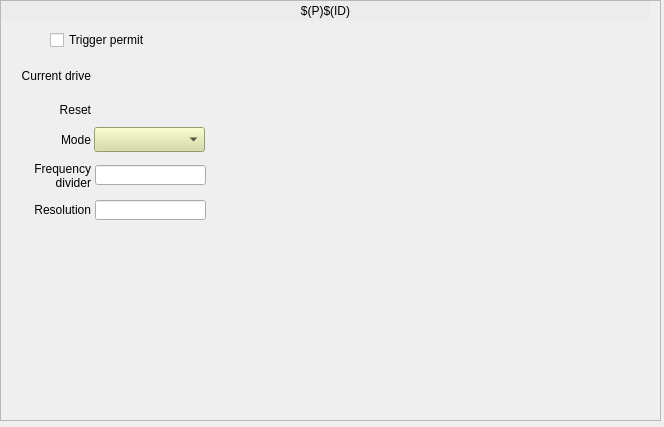
<?xml version="1.0" encoding="UTF-8"?>
<ui version="4.0">
 <class>Form</class>
 <widget class="QWidget" name="Form">
  <property name="geometry">
   <rect>
    <x>0</x>
    <y>0</y>
    <width>664</width>
    <height>427</height>
   </rect>
  </property>
  <property name="windowTitle">
   <string>Form</string>
  </property>
  <widget class="QFrame" name="frame">
   <property name="geometry">
    <rect>
     <x>0</x>
     <y>0</y>
     <width>661</width>
     <height>421</height>
    </rect>
   </property>
   <property name="frameShape">
    <enum>QFrame::StyledPanel</enum>
   </property>
   <property name="frameShadow">
    <enum>QFrame::Raised</enum>
   </property>
   <widget class="caLabel" name="calabel">
    <property name="geometry">
     <rect>
      <x>1</x>
      <y>1</y>
      <width>649</width>
      <height>20</height>
     </rect>
    </property>
    <property name="sizePolicy">
     <sizepolicy hsizetype="Preferred" vsizetype="Fixed">
      <horstretch>0</horstretch>
      <verstretch>0</verstretch>
     </sizepolicy>
    </property>
    <property name="minimumSize">
     <size>
      <width>0</width>
      <height>20</height>
     </size>
    </property>
    <property name="maximumSize">
     <size>
      <width>16777215</width>
      <height>20</height>
     </size>
    </property>
    <property name="styleSheet">
     <string notr="true">background-color: rgb(236, 236, 236, 255);</string>
    </property>
    <property name="text">
     <string>$(P)$(ID)</string>
    </property>
    <property name="alignment">
     <set>Qt::AlignCenter</set>
    </property>
   </widget>
   <widget class="caInclude" name="cainclude_pattern">
    <property name="geometry">
     <rect>
      <x>215</x>
      <y>30</y>
      <width>432</width>
      <height>381</height>
     </rect>
    </property>
    <property name="macro">
     <string notr="true">ID=$(ID), P=$(P), SYS=$(SYS),DEVICE=$(DEVICE)</string>
    </property>
    <property name="filename" stdset="0">
     <string notr="true">G_EVR_out_cml-mode-pattern_40.ui</string>
    </property>
    <property name="visibility">
     <enum>caInclude::Calc</enum>
    </property>
    <property name="visibilityCalc">
     <string notr="true">A=0</string>
    </property>
    <property name="channel" stdset="0">
     <string notr="true">$(SYS)-$(DEVICE):$(P)$(ID)-Mode-Sel</string>
    </property>
   </widget>
   <widget class="QLabel" name="label_2">
    <property name="geometry">
     <rect>
      <x>10</x>
      <y>100</y>
      <width>81</width>
      <height>20</height>
     </rect>
    </property>
    <property name="text">
     <string>Reset</string>
    </property>
    <property name="alignment">
     <set>Qt::AlignRight|Qt::AlignTrailing|Qt::AlignVCenter</set>
    </property>
   </widget>
   <widget class="caLineEdit" name="calineedit_6">
    <property name="geometry">
     <rect>
      <x>95</x>
      <y>200</y>
      <width>111</width>
      <height>20</height>
     </rect>
    </property>
    <property name="channel" stdset="0">
     <string notr="true">$(SYS)-$(DEVICE):$(P)$(ID)-Res-I</string>
    </property>
    <property name="unitsEnabled">
     <bool>true</bool>
    </property>
   </widget>
   <widget class="QLabel" name="label_4">
    <property name="geometry">
     <rect>
      <x>10</x>
      <y>160</y>
      <width>81</width>
      <height>31</height>
     </rect>
    </property>
    <property name="text">
     <string>Frequency divider</string>
    </property>
    <property name="alignment">
     <set>Qt::AlignRight|Qt::AlignTrailing|Qt::AlignVCenter</set>
    </property>
    <property name="wordWrap">
     <bool>true</bool>
    </property>
   </widget>
   <widget class="caInclude" name="cainclude_waveform">
    <property name="geometry">
     <rect>
      <x>215</x>
      <y>30</y>
      <width>371</width>
      <height>162</height>
     </rect>
    </property>
    <property name="macro">
     <string notr="true">ID=$(ID), P=$(P), SYS=$(SYS),DEVICE=$(DEVICE)</string>
    </property>
    <property name="filename" stdset="0">
     <string notr="true">G_EVR_out_cml-mode-waveform.ui</string>
    </property>
    <property name="visibility">
     <enum>caInclude::Calc</enum>
    </property>
    <property name="visibilityCalc">
     <string notr="true">A=2</string>
    </property>
    <property name="channel" stdset="0">
     <string notr="true">$(SYS)-$(DEVICE):$(P)$(ID)-Mode-Sel</string>
    </property>
   </widget>
   <widget class="caToggleButton" name="catogglebutton">
    <property name="geometry">
     <rect>
      <x>50</x>
      <y>30</y>
      <width>121</width>
      <height>20</height>
     </rect>
    </property>
    <property name="text">
     <string>Trigger permit</string>
    </property>
    <property name="channel" stdset="0">
     <string notr="true">$(SYS)-$(DEVICE):$(P)$(ID)-Ena-Sel</string>
    </property>
   </widget>
   <widget class="caMenu" name="camenu">
    <property name="geometry">
     <rect>
      <x>94</x>
      <y>127</y>
      <width>111</width>
      <height>25</height>
     </rect>
    </property>
    <property name="styleSheet">
     <string notr="true">background-color: rgb(212, 219, 157);</string>
    </property>
    <property name="channel" stdset="0">
     <string notr="true">$(SYS)-$(DEVICE):$(P)$(ID)-Mode-Sel</string>
    </property>
   </widget>
   <widget class="caLed" name="caled">
    <property name="geometry">
     <rect>
      <x>20</x>
      <y>30</y>
      <width>20</width>
      <height>20</height>
     </rect>
    </property>
    <property name="channel" stdset="0">
     <string notr="true">$(SYS)-$(DEVICE):$(P)$(ID)-Ena-Sel</string>
    </property>
    <property name="falseColor">
     <color>
      <red>200</red>
      <green>200</green>
      <blue>200</blue>
     </color>
    </property>
    <property name="trueColor">
     <color>
      <red>0</red>
      <green>205</green>
      <blue>0</blue>
     </color>
    </property>
    <property name="undefinedColor">
     <color>
      <red>255</red>
      <green>255</green>
      <blue>255</blue>
     </color>
    </property>
   </widget>
   <widget class="caChoice" name="cachoice_2">
    <property name="geometry">
     <rect>
      <x>95</x>
      <y>100</y>
      <width>111</width>
      <height>20</height>
     </rect>
    </property>
    <property name="channel" stdset="0">
     <string notr="true">$(SYS)-$(DEVICE):$(P)$(ID)-Rst-Sel</string>
    </property>
    <property name="background">
     <color>
      <red>212</red>
      <green>219</green>
      <blue>157</blue>
     </color>
    </property>
    <property name="bordercolor">
     <color>
      <red>0</red>
      <green>0</green>
      <blue>0</blue>
     </color>
    </property>
    <property name="colorMode">
     <enum>caChoice::Static</enum>
    </property>
    <property name="stackingMode" stdset="0">
     <enum>caChoice::Column</enum>
    </property>
    <property name="endBit">
     <number>1</number>
    </property>
   </widget>
   <widget class="QLabel" name="label_3">
    <property name="geometry">
     <rect>
      <x>10</x>
      <y>130</y>
      <width>81</width>
      <height>20</height>
     </rect>
    </property>
    <property name="text">
     <string>Mode</string>
    </property>
    <property name="alignment">
     <set>Qt::AlignRight|Qt::AlignTrailing|Qt::AlignVCenter</set>
    </property>
   </widget>
   <widget class="caChoice" name="cachoice">
    <property name="geometry">
     <rect>
      <x>95</x>
      <y>65</y>
      <width>111</width>
      <height>20</height>
     </rect>
    </property>
    <property name="channel" stdset="0">
     <string notr="true">$(SYS)-$(DEVICE):$(P)$(ID)-Pwr-Sel</string>
    </property>
    <property name="background">
     <color>
      <red>212</red>
      <green>219</green>
      <blue>157</blue>
     </color>
    </property>
    <property name="bordercolor">
     <color>
      <red>0</red>
      <green>0</green>
      <blue>0</blue>
     </color>
    </property>
    <property name="colorMode">
     <enum>caChoice::Static</enum>
    </property>
    <property name="stackingMode" stdset="0">
     <enum>caChoice::Column</enum>
    </property>
    <property name="endBit">
     <number>1</number>
    </property>
   </widget>
   <widget class="caLineEdit" name="calineedit_5">
    <property name="geometry">
     <rect>
      <x>95</x>
      <y>165</y>
      <width>111</width>
      <height>20</height>
     </rect>
    </property>
    <property name="channel" stdset="0">
     <string notr="true">$(SYS)-$(DEVICE):$(P)$(ID)-Mult-I</string>
    </property>
    <property name="unitsEnabled">
     <bool>false</bool>
    </property>
   </widget>
   <widget class="QLabel" name="label_14">
    <property name="geometry">
     <rect>
      <x>10</x>
      <y>200</y>
      <width>81</width>
      <height>20</height>
     </rect>
    </property>
    <property name="text">
     <string>Resolution</string>
    </property>
    <property name="alignment">
     <set>Qt::AlignRight|Qt::AlignTrailing|Qt::AlignVCenter</set>
    </property>
   </widget>
   <widget class="QLabel" name="label">
    <property name="geometry">
     <rect>
      <x>10</x>
      <y>60</y>
      <width>81</width>
      <height>31</height>
     </rect>
    </property>
    <property name="text">
     <string>Current drive</string>
    </property>
    <property name="alignment">
     <set>Qt::AlignRight|Qt::AlignTrailing|Qt::AlignVCenter</set>
    </property>
    <property name="wordWrap">
     <bool>true</bool>
    </property>
   </widget>
   <widget class="caInclude" name="cainclude_freq">
    <property name="geometry">
     <rect>
      <x>215</x>
      <y>30</y>
      <width>362</width>
      <height>162</height>
     </rect>
    </property>
    <property name="macro">
     <string notr="true">ID=$(ID), P=$(P), SYS=$(SYS),DEVICE=$(DEVICE)</string>
    </property>
    <property name="filename" stdset="0">
     <string notr="true">G_EVR_out_cml-mode-freq.ui</string>
    </property>
    <property name="visibility">
     <enum>caInclude::Calc</enum>
    </property>
    <property name="visibilityCalc">
     <string notr="true">A=1</string>
    </property>
    <property name="channel" stdset="0">
     <string notr="true">$(SYS)-$(DEVICE):$(P)$(ID)-Mode-Sel</string>
    </property>
   </widget>
  </widget>
 </widget>
 <customwidgets>
  <customwidget>
   <class>caMenu</class>
   <extends>QComboBox</extends>
   <header>caMenu</header>
  </customwidget>
  <customwidget>
   <class>caChoice</class>
   <extends>QWidget</extends>
   <header>caChoice</header>
  </customwidget>
  <customwidget>
   <class>caToggleButton</class>
   <extends>QCheckBox</extends>
   <header>caToggleButton</header>
  </customwidget>
  <customwidget>
   <class>caLabel</class>
   <extends>QLabel</extends>
   <header>caLabel</header>
  </customwidget>
  <customwidget>
   <class>caInclude</class>
   <extends>QWidget</extends>
   <header>caInclude</header>
  </customwidget>
  <customwidget>
   <class>caLed</class>
   <extends>QWidget</extends>
   <header>caLed</header>
  </customwidget>
  <customwidget>
   <class>caLineEdit</class>
   <extends>QLineEdit</extends>
   <header>caLineEdit</header>
  </customwidget>
 </customwidgets>
 <resources/>
 <connections/>
</ui>
